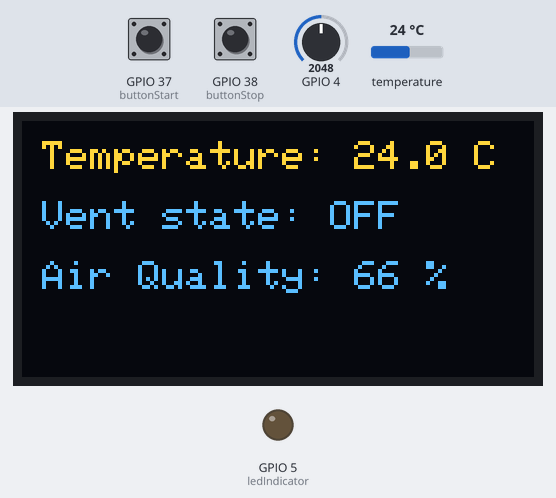
Bench run of a sketch on a simulated ESP32. Parts: 128×64 one-colour display, output pins drawn as LEDs (lit = HIGH). Wiring (inferred from the names in the program): BMP180 pressure sensor at I2C address 0x77. Dashed ring = blinking. The test bench sets the inputs (shaded band); at power-on: temperature 24 °C, GPIO 4 = 2048, GPIO 37 (buttonStart) HIGH, GPIO 38 (buttonStop) LOW (analog values on the 0–4095 scale). The OLED is the two-colour kind (top 16 rows yellow); WiFi joins after 1.5 s; servers stay silent unless stated; no MQTT or app messages arrive unless stated; what the sketch prints to the serial monitor is not drawn.

Above: at 2.7 s.
2.8 s: temperature set to 25.3 °C
At 4.69 s:
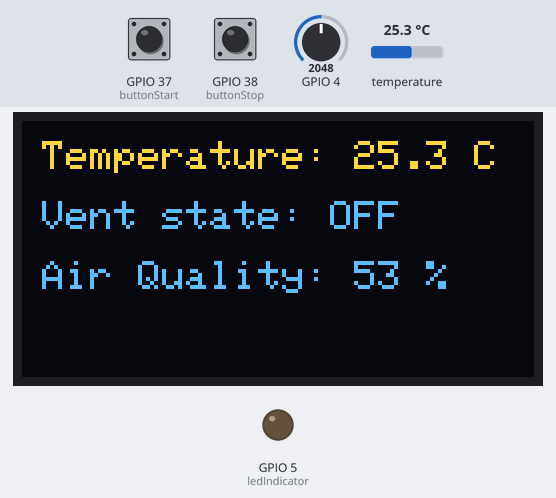
5.0 s: temperature set to 26.6 °C
At 7.9 s:
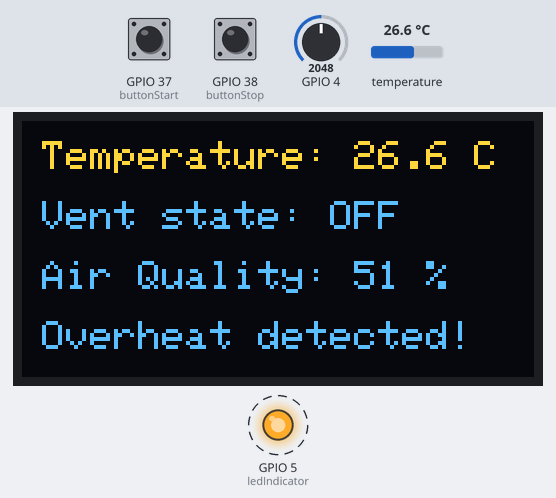
9.0 s: GPIO 4 set to 2866
At 9.5 s:
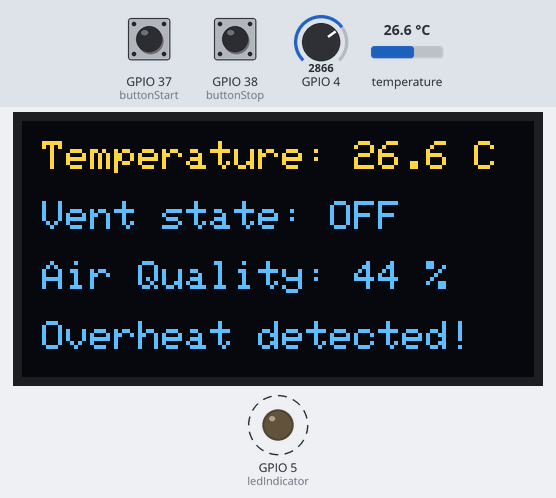
10.6 s: GPIO 4 set to 4095
At 11.66 s:
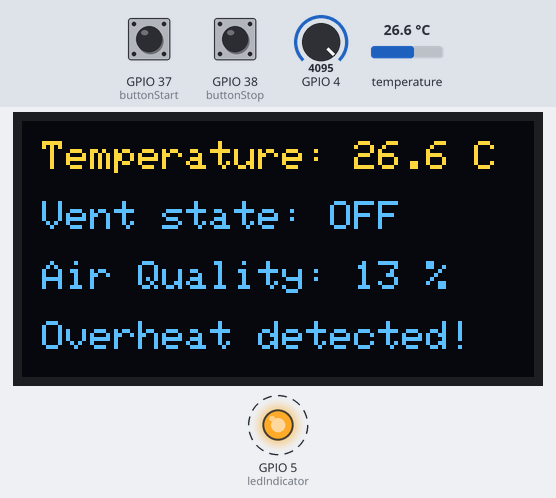
12.3 s: temperature set to 12 °C
At 14.3 s:
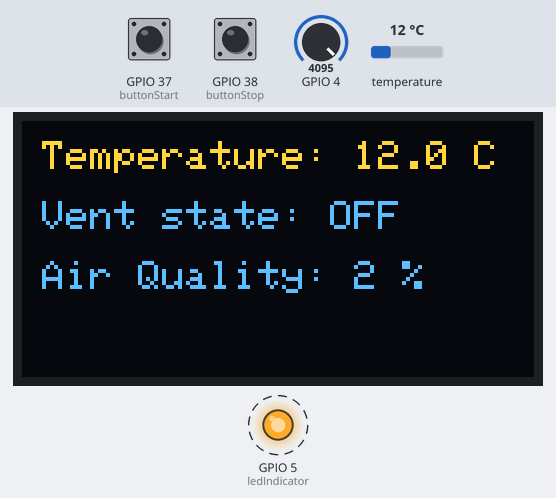
16.4 s: GPIO 37 (buttonStart) pulled LOW for 0.15 s
At 18.4 s:
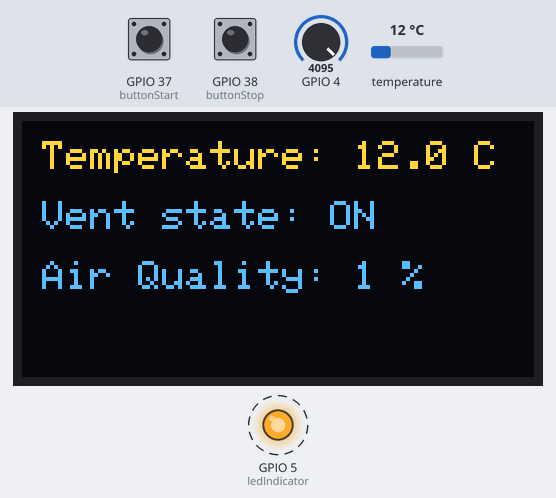
Timing chart, 0 to 21.6 s (numbered marks = the images above; inputs shaded):
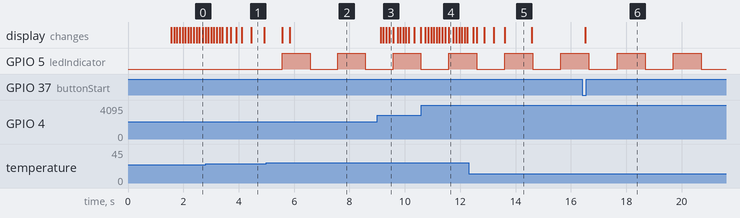

Measured:
- the behaviour switches between 26 and 26.1 °C on temperature (found by bisection; images 1 and 2)
- after the input at 5.0 s, GPIO 5 (ledIndicator): alternates HIGH for 1.0 s and LOW for 1.0 s, starting after 0.57 s; the display: first differs from a run without the input after 0.57 s (image 2 shows a later state)
- after the input at 9.0 s, the display: first changes after 0.13 s (image 3 shows a later state)
- after the input at 12.3 s, the display: first differs from a run without the input after 0.30 s (image 5 shows a later state)
- after the input at 16.4 s, the display: changes after 0.12 s (image 6)
- what the display in image 5 shows lasts 1.0 s, from 13.6 s to 14.6 s

The sketch:

wind_system.ino
```cpp
#include "wifi_setup.h"
#include "display.h"
#include "temperature.h"
#include "buttons.h"
#include "led.h"
#include "mqtt.h"
#include "air.h"

const float AIR_SMOOTHING = 0.1;

const uint32_t getTemperaturePause = 1000;
const uint32_t getVentStatePause = 100;
const uint32_t ledBlinkTimeout = 1000;
const uint32_t airChangeTimeout = 100;
const uint32_t mqttTimeout = 3000;

const uint32_t SOIL_WET = 400;
const uint32_t SOIL_DRY = 1023;

uint32_t lastTemperaturePause = 0;
uint32_t lastVentStatePause = 0;
uint32_t lastLedBlink = 0;
uint32_t lastAirUpdate = 0;
uint32_t lastMqtt = 0;

float lastTemp = 0;
uint16_t airVal = 0;
uint16_t airPercent = 0;

void setup()
{
  Serial.begin(115200);

  analogReadResolution(10);

  initButtons();
  display_setup();
  initLed();
  airBegin(4, 450);
  conWifi();
  initMQTT(mqttClient, mqtt_server, mqtt_port);
  if (!bmp180_begin())
  {
        Serial.println("BMP180 not found!");
        while (1);
  }
}

void loop()
{
  uint32_t currentTime = millis();
  mqttLoop(currentTime);

  if (currentTime - lastMqtt > mqttTimeout)
  {
    publishMQTT(lastTemp, airPercent, ventState);

    lastMqtt = currentTime;
  }

  if (currentTime - lastTemperaturePause > getTemperaturePause)
  {
    lastTemp = bmp180_readTemperature();
    display_stat(lastTemp, ventState, airPercent);
    lastTemperaturePause = currentTime;
  }

  if (currentTime - lastVentStatePause > getVentStatePause)
  {
    switchWorkingState(lastTemp, airPercent);
    display_stat(lastTemp, ventState, airPercent);
    lastVentStatePause = currentTime;
  }

  if (currentTime - lastLedBlink > ledBlinkTimeout)
  {
    blinkLed(lastTemp, airPercent);
    lastLedBlink = currentTime;
  }

  if (currentTime - lastAirUpdate > airChangeTimeout)
  {
    airUpdate();
    uint16_t raw = airGetRawValue();

    // нове згладжене значення (експоненційне)
    airVal = (uint16_t)(AIR_SMOOTHING * raw + (1.0 - AIR_SMOOTHING) * airVal);
    airPercent = map(airVal, 0, 1023, 0, 100);
    lastAirUpdate = currentTime;
  }

}
```

air.cpp
```cpp
#include "air.h"

static uint8_t airPin;
static int airThreshold;
static int airRawValue = 0;
static bool airState = false;

void airBegin(uint8_t analogPin, int threshold) {
    airPin = analogPin;
    airThreshold = threshold;
    pinMode(airPin, INPUT);
}

void airUpdate() {
    airRawValue = analogRead(airPin);
    airState = (airRawValue > airThreshold);
}

bool airIsOn() {
    return airState;
}

int airGetRawValue() {
    return airRawValue;
}
```

air.h
```cpp
#ifndef AIR_H
#define AIR_H

#include <Arduino.h>

constexpr float thresholdAir = 40;

void airBegin(uint8_t analogPin, int threshold = 400);
void airUpdate();
bool airIsOn();
int  airGetRawValue();

#endif
```

buttons.cpp
```cpp
#include "buttons.h"


const uint8_t buttonStart = 37;
const uint8_t buttonStop = 38;

bool ventState = false;
bool wasStartPressed = false;
bool wasStopPressed = false;

void initButtons()
{
  pinMode(buttonStart, INPUT);
  pinMode(buttonStop, INPUT);
}

void switchWorkingState(float temp, float airPercent)
{
  if (temp < thresholdTemp || (temp < thresholdTemp && 100 - airPercent < thresholdAir))
  {
    if (digitalRead(buttonStart) == LOW && !wasStartPressed)
    {
      wasStartPressed = true;
      ventState = true;
    }
    else if (digitalRead(buttonStart) == HIGH)
    {
      wasStartPressed = false;
    }
  }
  else if (temp > thresholdTemp)
  {

    if (digitalRead(buttonStop) == LOW && !wasStopPressed)
    {
      wasStopPressed = true;
      ventState = false;
    }
    else if (digitalRead(buttonStop) == HIGH)
    {
      wasStopPressed = false;
    }
  }
}
```

buttons.h
```cpp
#ifndef BUTTONS_OPP_H
#define BUTTONS_OPP_H

#include <stdint.h>
#include <Arduino.h>
#include "temperature.h"
#include "air.h"

extern bool wasStartPressed;
extern bool wasStopPressed;
extern bool ventState;

void initButtons();
void switchWorkingState(float temp, float airPercent);

#endif
```

display.cpp
```cpp
#include <stdint.h>
#include "display.h"

Adafruit_SSD1306 display(screen_width, screen_height, &Wire, -1);

void display_setup()
{
  Serial.println("Start OLED");

  if (!display.begin(SSD1306_SWITCHCAPVCC, oled_addr))
  {
    Serial.println("SSD1306 allocation failed");
    for (;;); // Stop here if display not found
  }

  display.clearDisplay();
  display.setTextSize(1);
  display.setTextColor(SSD1306_WHITE);
}

void display_stat(float temp, bool state, uint16_t airValue)
{
  display.clearDisplay();
  display.setTextSize(1);
  display.setTextColor(SSD1306_WHITE);
  display.setCursor(5, 5);
  display.print("Temperature: ");
  display.print(temp, 1);
  display.println(" C");

  display.setCursor(5, 20);
  display.print("Vent state: ");
  display.println(state ? "ON" : "OFF");

  // --- Air Quality ---
  // uint8_t airPercent = map(airValue, 0, 1023, 0, 100);
  if (airValue < 0) airValue = 0;
  if (airValue > 100) airValue = 100;

  display.setCursor(5, 35);
  display.print("Air Quality: ");
  display.print(100 - airValue); // 100 = good, 0 = bad
  display.println(" %");

  // --- Overheat warning ---
  if (temp > thresholdTemp)
  {
    display.setCursor(5, 50);
    display.println("Overheat detected!");
  }

  display.display();
}
```

display.h
```cpp
#include <stdint.h>
#ifndef DISPLAY_H
#define DISPLAY_H

#include <Wire.h>
#include <Adafruit_GFX.h>
#include <Adafruit_SSD1306.h>
#include "temperature.h"

const uint8_t screen_width = 128;
const uint8_t screen_height = 64;
const uint8_t oled_addr = 0x3C;

void display_setup();
void display_stat(float temp, bool state, uint16_t airValue);


#endif
```

led.cpp
```cpp
#include "led.h"

const uint8_t ledIndicator = 5;

bool ledState = false;

void changeState()
{
  if (ledState)
  {
    ledState = false;
  }
  else
  {
    ledState = true;
  }
}

void initLed()
{
  pinMode(ledIndicator, OUTPUT);
}

void blinkLed(float lastTemp, uint16_t airPer)
{
  if (lastTemp > thresholdTemp || 100 - airPer < thresholdAir)
  {
    changeState();
    digitalWrite(ledIndicator, ledState ? HIGH : LOW);
  }
  else
  {
    ledState = false;
    digitalWrite(ledIndicator, LOW);
  }
}
```

led.h
```cpp
#ifndef LED_OPP_H
#define LED_OPP_H

#include <stdint.h>
#include <Arduino.h>
#include "temperature.h"
#include "air.h"

extern bool ledState;

void initLed();
void blinkLed(float lastTemp, uint16_t airPer);

#endif
```

mqtt.cpp
```cpp
#include "mqtt.h"

// const char* mqtt_server = "10.254.0.97";
const char* mqtt_server = "test.mosquitto.org";
const uint32_t mqtt_port = 1883;

const char* topicHumidity = "esp32/wind_system/data";

WiFiClient mqttClient;
PubSubClient client(mqttClient);

const uint32_t reconnectDelay = 6000;
uint32_t lastReconnectAttempt = 0;

void initMQTT(Client& wifiClient, const char* broker, uint16_t port) {
  client.setClient(wifiClient);
  client.setServer(broker, port);
}

void reconnectMQTT() {
  uint32_t now = millis();
  if (client.connected()) return;

  if (now - lastReconnectAttempt > reconnectDelay) {
    Serial.print("Connecting to MQTT... ");
    if (client.connect("ESP8266Client-SiloSensor")) {
      Serial.println("connected");
    } else {
      Serial.print("failed, rc=");
      Serial.print(client.state());
      Serial.println(" retrying...");
    }
    lastReconnectAttempt = now;
  }
}

void mqttLoop(uint32_t currentTime) {
  if (!client.connected()) {
    reconnectMQTT();
  }
  client.loop();
}

void publishMQTT(float temperature, uint8_t barValue, bool ventState) {
  StaticJsonDocument<220> doc;
  doc["temperature"] = temperature;
  doc["status"] = ventState ? 1 : 0;
  doc["air_condition"] = 100 - barValue;
  if (100 - barValue < 40)
  {
    doc["air_alarm"] = 1;
  }
  else
  {
    doc["air_alarm"] = 0;
  }
  if (temperature >= 26)
  {
    doc["overheat"] = 1;
  }
  else
  {
    doc["overheat"] = 0;
  }

  char buffer[256];
  size_t n = serializeJson(doc, buffer);

  // ===================== Публікація =====================
  client.publish(topicHumidity, buffer, n);
  Serial.print("Published JSON: ");
  Serial.println(buffer);
}
```

mqtt.h
```cpp
#ifndef MQTT_H
#define MQTT_H

#include <WiFi.h>
#include <PubSubClient.h>
#include <ArduinoJson.h>

extern const char* mqtt_server;
extern const uint32_t mqtt_port;

extern WiFiClient mqttClient;

void initMQTT(Client& wifiClient, const char* broker, uint16_t port);

void reconnectMQTT();
void mqttLoop(uint32_t currentTime);

void publishMQTT(float temperature, uint8_t barValue, bool ventState);


#endif
```

temperature.cpp
```cpp
#include "temperature.h"

// --- Calibration coefficients ---
static int16_t AC1, AC2, AC3;
static uint16_t AC4, AC5, AC6;
static int16_t BMP_B1, BMP_B2, BMP_MB, BMP_MC, BMP_MD;

// === Helper functions ===
static uint16_t bmp180_read16u(uint8_t reg)
{
    Wire.beginTransmission(BMP180_ADDR);
    Wire.write(reg);
    Wire.endTransmission();
    Wire.requestFrom((int)BMP180_ADDR, 2);  // Use int to avoid overload ambiguity
    uint16_t val = (Wire.read() << 8) | Wire.read();
    return val;
}

static int16_t bmp180_read16s(uint8_t reg)
{
    return (int16_t)bmp180_read16u(reg);
}

static void bmp180_write8(uint8_t reg, uint8_t value)
{
    Wire.beginTransmission(BMP180_ADDR);
    Wire.write(reg);
    Wire.write(value);
    Wire.endTransmission();
}

static uint16_t bmp180_readRawTemperature()
{
    bmp180_write8(0xF4, 0x2E);  // Start temperature conversion
    delay(5);                   // Wait 4.5 ms
    return bmp180_read16u(0xF6);
}

// === Initialization ===
bool bmp180_begin()
{
    Wire.begin();

    Wire.beginTransmission(BMP180_ADDR);
    if (Wire.endTransmission() != 0)
    {
        return false;
    }

    AC1 = bmp180_read16s(0xAA);
    AC2 = bmp180_read16s(0xAC);
    AC3 = bmp180_read16s(0xAE);
    AC4 = bmp180_read16u(0xB0);
    AC5 = bmp180_read16u(0xB2);
    AC6 = bmp180_read16u(0xB4);
    BMP_B1 = bmp180_read16s(0xB6);
    BMP_B2 = bmp180_read16s(0xB8);
    BMP_MB = bmp180_read16s(0xBA);
    BMP_MC = bmp180_read16s(0xBC);
    BMP_MD = bmp180_read16s(0xBE);

    return true;
}

// === Read temperature in Celsius ===
float bmp180_readTemperature()
{
    int32_t UT = bmp180_readRawTemperature();

    int32_t X1 = ((UT - (int32_t)AC6) * (int32_t)AC5) >> 15;
    int32_t X2 = ((int32_t)BMP_MC << 11) / (X1 + BMP_MD);
    int32_t B5 = X1 + X2;

    float temp = ((B5 + 8) >> 4) / 10.0f;
    return temp;
}
```

temperature.h
```cpp
#ifndef TEMPERATURE_H
#define TEMPERATURE_H

#include <Arduino.h>
#include <Wire.h>


#define BMP180_ADDR 0x77

constexpr float thresholdTemp = 26;

bool bmp180_begin();
float bmp180_readTemperature();

#endif
```

wifi_setup.cpp
```cpp
#include "wifi_setup.h"

// const char* ssid = "TP-Link_0F0B";
// const char* password = "97751571";

const char* ssid = "TP-Link_0F0B";
const char* password = "97751571";

// const char* ssid = "Roman_A36";
// const char* password = "12345678";

void conWifi()
{
  Serial.print("Connecting to ");
  Serial.println(ssid);

  WiFi.begin(ssid, password);

  while (WiFi.status() != WL_CONNECTED)
  {
    delay(500);
    Serial.print(".");
  }

  Serial.println("");
  Serial.println("WiFi connected.");
  Serial.println("IP address: ");
  Serial.println(WiFi.localIP());
}
```

wifi_setup.h
```cpp
#ifndef WFIF_OPERATIONS_H
#define WFIF_OPERATIONS_H

#include <WiFi.h>

void conWifi();

#endif 
```
